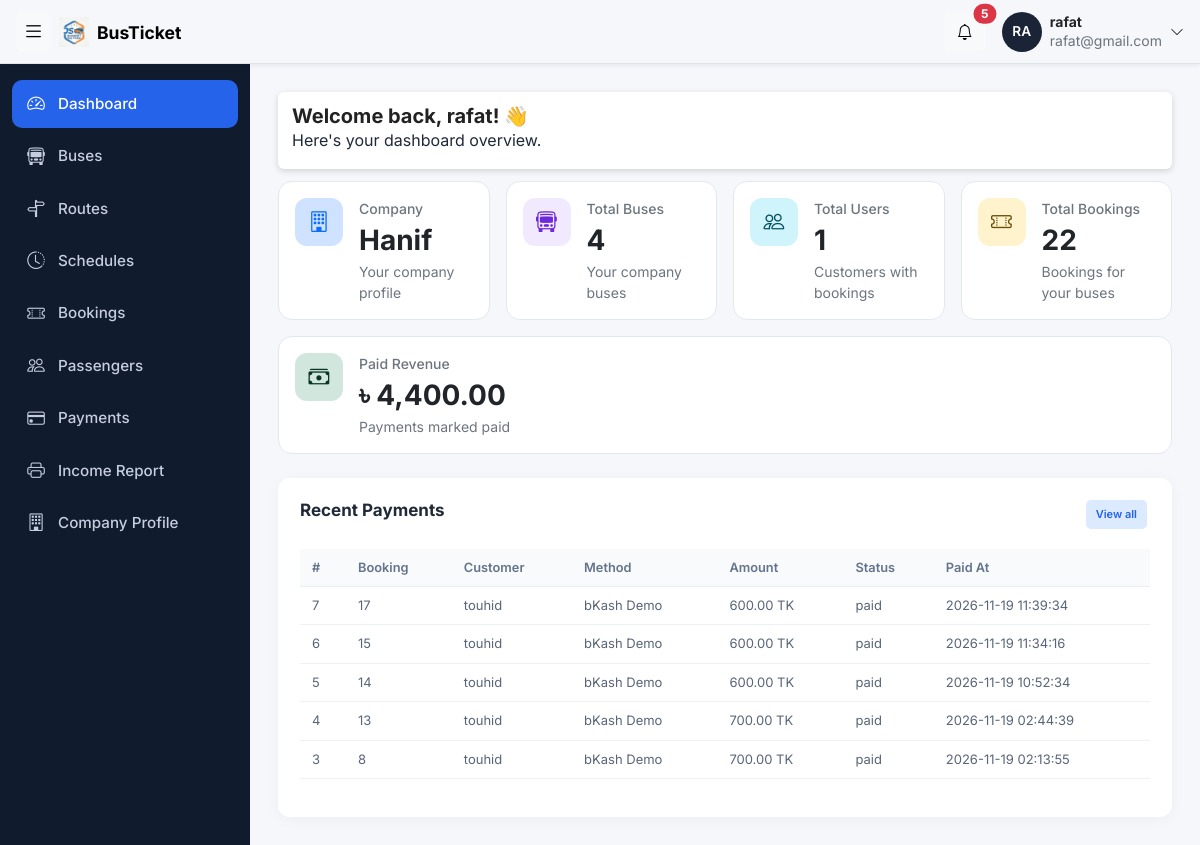
The page /company_admin/dashboard.php (signed in) on the database as committed earlier.
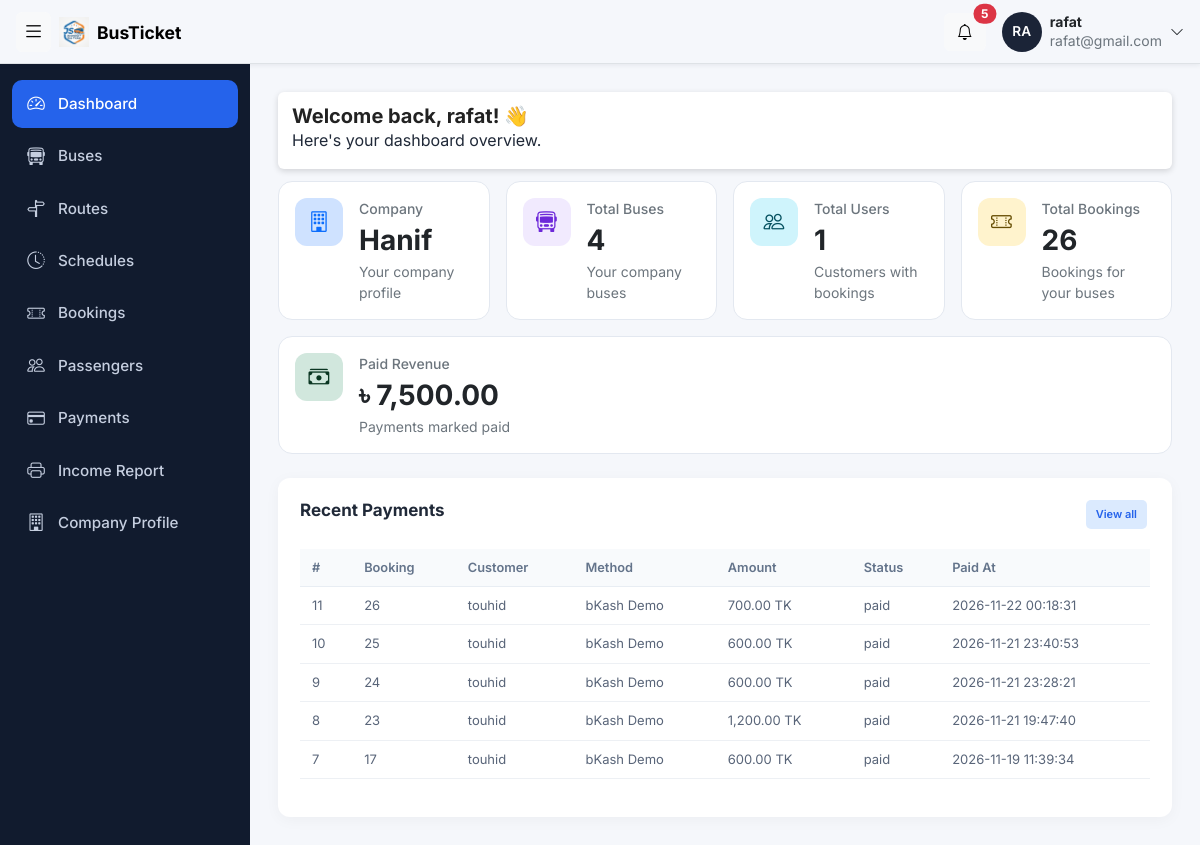
The same page on the database as committed later.
### tables this page shows
CREATE TABLE `payments` (
  `payment_id` int(11) NOT NULL,
  `booking_id` int(11) NOT NULL,
  `payment_method` varchar(50) NOT NULL,
  `transaction_id` varchar(100) NOT NULL,
  `amount` decimal(10,2) NOT NULL,
  `payment_status` enum('pending','paid','failed') NOT NULL,
  `payment_date` datetime NOT NULL
);

CREATE TABLE `users` (
  `user_id` int(11) NOT NULL,
  `name` varchar(100) NOT NULL,
  `email` varchar(100) NOT NULL,
  `phone` varchar(20) NOT NULL,
  `password` varchar(255) NOT NULL,
  `role` enum('super_admin','company_admin','customer') NOT NULL,
  `company_id` int(11) DEFAULT NULL,
  `created_at` timestamp NOT NULL DEFAULT current_timestamp() ON UPDATE current_timestamp()
);

### company_admin/dashboard.php (the view, shortened to what the changed rows need)
<?php
include '../config/db.php';
$company_id = $_SESSION['company_id'];
$result = $conn->query("
    SELECT COUNT(*) AS total
    FROM bookings
    INNER JOIN schedules ON bookings.schedule_id = schedules.schedule_id
    INNER JOIN buses ON schedules.bus_id = buses.bus_id
    WHERE buses.company_id = '$company_id'
");
$totalBookings = $result->fetch_assoc()['total'];
$result = $conn->query("
    SELECT COALESCE(SUM(payments.amount), 0) AS total
    FROM payments
    INNER JOIN bookings ON payments.booking_id = bookings.booking_id
    INNER JOIN schedules ON bookings.schedule_id = schedules.schedule_id
    INNER JOIN buses ON schedules.bus_id = buses.bus_id
    WHERE buses.company_id = '$company_id'
    AND payments.payment_status = 'paid'
");
$totalRevenue = $result->fetch_assoc()['total'];
$result = $conn->query("
    SELECT payments.payment_id, payments.booking_id, users.name,
           payments.payment_method, payments.amount,
           payments.payment_status, payments.payment_date
    FROM payments
    INNER JOIN bookings ON payments.booking_id = bookings.booking_id
    INNER JOIN users ON bookings.user_id = users.user_id
    INNER JOIN schedules ON bookings.schedule_id = schedules.schedule_id
    INNER JOIN buses ON schedules.bus_id = buses.bus_id
    WHERE buses.company_id = '$company_id'
    ORDER BY payments.payment_date DESC
    LIMIT 5
");
$recentPayments = $result;
?>
<!DOCTYPE html>
<html lang="bn">
<head>
   <?php
include '../includes/admin_css.php';
?>
</head>
<body>
    <div class="layout">
         <main class="content">
  <div class="header-card">
    <h2>Welcome back, <?php echo htmlspecialchars($_SESSION['name'] ?? '', ENT_QUOTES, 'UTF-8'); ?>! 👋</h2>
  </div>
     <section class="row g-3 mb-4">
      <div class="col-sm-6 col-xl">
        <div class="card stat-card h-100"><div class="card-body d-flex gap-3">
          <div><div class="text-secondary small fw-medium">Total Bookings</div><div class="fs-3 fw-bold" id="statBookings"><?php echo (int)$totalBookings; ?></div><div class="text-secondary small">Bookings for your buses</div></div>
        </div></div>
      </div>
      <div class="col-sm-6 col-xl">
        <div class="card stat-card h-100"><div class="card-body d-flex gap-3">
          <div><div class="text-secondary small fw-medium">Paid Revenue</div><div class="fs-3 fw-bold" id="statRevenue">৳ <?php echo number_format((float)$totalRevenue, 2); ?></div><div class="text-secondary small">Payments marked paid</div></div>
        </div></div>
      </div>
    </section>
    <section class="company-card mb-4">
      <div class="table-responsive">
        <table class="table company-table">
          <thead>
            <tr><th>#</th><th>Booking</th><th>Customer</th><th>Method</th><th>Amount</th><th>Status</th><th>Paid At</th></tr>
          </thead>
          <tbody>
            <?php if ($recentPayments->num_rows > 0) { ?>
              <?php while ($payment = $recentPayments->fetch_assoc()) { ?>
                <tr>
                  <td><?php echo (int)$payment['payment_id']; ?></td>
                  <td><?php echo (int)$payment['booking_id']; ?></td>
                  <td><?php echo htmlspecialchars($payment['name'], ENT_QUOTES, 'UTF-8'); ?></td>
                  <td><?php echo htmlspecialchars($payment['payment_method'], ENT_QUOTES, 'UTF-8'); ?></td>
                  <td><?php echo number_format((float)$payment['amount'], 2); ?> TK</td>
                  <td><?php echo htmlspecialchars($payment['payment_status'], ENT_QUOTES, 'UTF-8'); ?></td>
                  <td><?php echo htmlspecialchars($payment['payment_date'], ENT_QUOTES, 'UTF-8'); ?></td>
                </tr>
              <?php } ?>
            <?php } else { ?>
              <tr><td colspan="7" class="text-center">No payments yet.</td></tr>
            <?php } ?>
          </tbody>
        </table>
      </div>
    </section>
  </main>
</body>
</html>

Rows that differ between the two databases and show on the page:
no longer on this page (row unchanged): payments: payment_id "6", booking "15", users.name "touhid", payment_method "bKash Demo", amount "600.00", payment_status "paid", payment_date "2026-11-19 11:34:16"
no longer on this page (row unchanged): payments: payment_id "5", booking "14", users.name "touhid", payment_method "bKash Demo", amount "600.00", payment_status "paid", payment_date "2026-11-19 10:52:34"
no longer on this page (row unchanged): payments: payment_id "4", booking "13", users.name "touhid", payment_method "bKash Demo", amount "700.00", payment_status "paid", payment_date "2026-11-19 02:44:39"
no longer on this page (row unchanged): payments: payment_id "3", booking "8", users.name "touhid", payment_method "bKash Demo", amount "700.00", payment_status "paid", payment_date "2026-11-19 02:13:55"
added payments: payment_id "11", booking "26", users.name "touhid", payment_method "bKash Demo", amount "700.00", payment_status "paid", payment_date "2026-11-22 00:18:31"
added payments: payment_id "10", booking "25", users.name "touhid", payment_method "bKash Demo", amount "600.00", payment_status "paid", payment_date "2026-11-21 23:40:53"
added payments: payment_id "9", booking "24", users.name "touhid", payment_method "bKash Demo", amount "600.00", payment_status "paid", payment_date "2026-11-21 23:28:21"
added payments: payment_id "8", booking "23", users.name "touhid", payment_method "bKash Demo", amount "1,200.00", payment_status "paid", payment_date "2026-11-21 19:47:40"
Other text that changed with them:
$totalBookings: "22" → "26"
$totalRevenue: "4,400.00" → "7,500.00"
